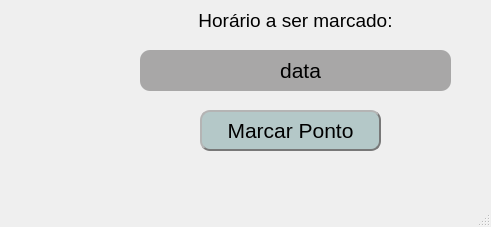
<?xml version="1.0" encoding="UTF-8"?>
<ui version="4.0">
 <class>MainWindow</class>
 <widget class="QMainWindow" name="MainWindow">
  <property name="geometry">
   <rect>
    <x>0</x>
    <y>0</y>
    <width>491</width>
    <height>227</height>
   </rect>
  </property>
  <property name="windowTitle">
   <string>MainWindow</string>
  </property>
  <widget class="QWidget" name="centralwidget">
   <widget class="QLabel" name="avatar_user_img_2">
    <property name="geometry">
     <rect>
      <x>30</x>
      <y>20</y>
      <width>71</width>
      <height>71</height>
     </rect>
    </property>
    <property name="text">
     <string/>
    </property>
    <property name="pixmap">
     <pixmap>Tela_menu/avatar2.png</pixmap>
    </property>
   </widget>
   <widget class="QPushButton" name="pontoButton_2">
    <property name="geometry">
     <rect>
      <x>200</x>
      <y>110</y>
      <width>181</width>
      <height>41</height>
     </rect>
    </property>
    <property name="font">
     <font>
      <pointsize>16</pointsize>
     </font>
    </property>
    <property name="cursor">
     <cursorShape>PointingHandCursor</cursorShape>
    </property>
    <property name="styleSheet">
     <string notr="true">background-color: rgb(180, 200, 200);
border-radius: 10px;
border-style: outset;
border-width: 2px;
border-color: rgb(120, 120, 120);</string>
    </property>
    <property name="text">
     <string>Marcar Ponto</string>
    </property>
    <property name="default">
     <bool>false</bool>
    </property>
   </widget>
   <widget class="QLabel" name="txtTime">
    <property name="geometry">
     <rect>
      <x>150</x>
      <y>50</y>
      <width>301</width>
      <height>41</height>
     </rect>
    </property>
    <property name="font">
     <font>
      <pointsize>16</pointsize>
     </font>
    </property>
    <property name="layoutDirection">
     <enum>Qt::LeftToRight</enum>
    </property>
    <property name="frameShape">
     <enum>QFrame::NoFrame</enum>
    </property>
    <property name="frameShadow">
     <enum>QFrame::Plain</enum>
    </property>
    <property name="text">
     <string>data</string>
    </property>
    <property name="alignment">
     <set>Qt::AlignCenter</set>
    </property>
   </widget>
   <widget class="QLabel" name="txtTime_2">
    <property name="geometry">
     <rect>
      <x>170</x>
      <y>0</y>
      <width>251</width>
      <height>41</height>
     </rect>
    </property>
    <property name="font">
     <font>
      <pointsize>14</pointsize>
     </font>
    </property>
    <property name="layoutDirection">
     <enum>Qt::LeftToRight</enum>
    </property>
    <property name="frameShape">
     <enum>QFrame::NoFrame</enum>
    </property>
    <property name="frameShadow">
     <enum>QFrame::Plain</enum>
    </property>
    <property name="text">
     <string>Horário a ser marcado:</string>
    </property>
    <property name="alignment">
     <set>Qt::AlignCenter</set>
    </property>
   </widget>
   <widget class="QFrame" name="frame">
    <property name="geometry">
     <rect>
      <x>140</x>
      <y>50</y>
      <width>311</width>
      <height>41</height>
     </rect>
    </property>
    <property name="styleSheet">
     <string notr="true">background-color: rgb(168, 167, 167);
border-radius: 10px;
border-width: 2px;
</string>
    </property>
    <property name="frameShape">
     <enum>QFrame::StyledPanel</enum>
    </property>
    <property name="frameShadow">
     <enum>QFrame::Raised</enum>
    </property>
   </widget>
   <zorder>frame</zorder>
   <zorder>avatar_user_img_2</zorder>
   <zorder>pontoButton_2</zorder>
   <zorder>txtTime_2</zorder>
   <zorder>txtTime</zorder>
  </widget>
  <widget class="QMenuBar" name="menubar">
   <property name="geometry">
    <rect>
     <x>0</x>
     <y>0</y>
     <width>491</width>
     <height>26</height>
    </rect>
   </property>
  </widget>
  <widget class="QStatusBar" name="statusbar"/>
 </widget>
 <resources/>
 <connections/>
</ui>
